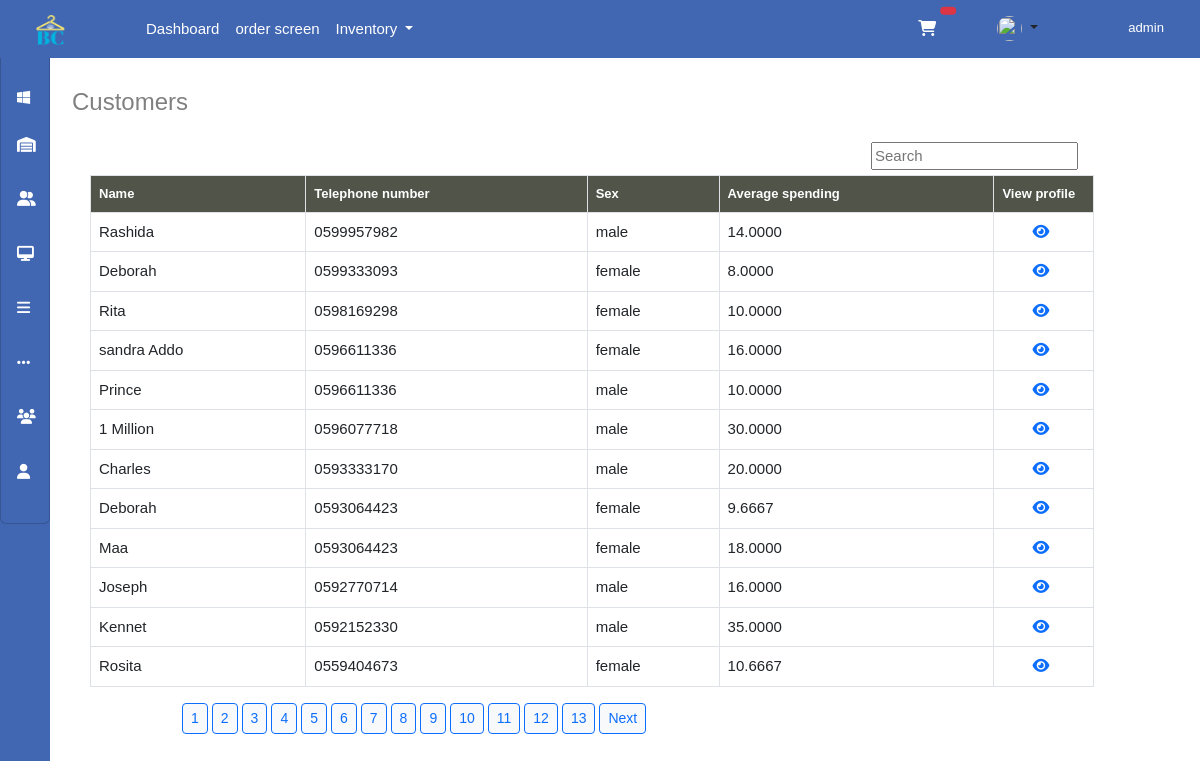
Page /admin/customers.php (signed in) on the committed database.
### tables this page shows
CREATE TABLE `orderitems` (
  `id` int(255) NOT NULL,
  `order_id` varchar(255) NOT NULL,
  `item` varchar(255) NOT NULL,
  `quantity` int(255) NOT NULL,
  `customer` varchar(255) NOT NULL,
  `telephone` varchar(255) NOT NULL,
  `sex` varchar(255) NOT NULL,
  `paymethod` varchar(255) NOT NULL,
  `ExpressAmount` int(255) NOT NULL,
  `price` int(255) NOT NULL,
  `total` int(255) NOT NULL,
  `initialPayment` int(255) NOT NULL,
  `order_date` timestamp NOT NULL DEFAULT current_timestamp(),
  `servedby` varchar(255) NOT NULL,
  `Dates` varchar(255) NOT NULL,
  `completed` int(255) NOT NULL,
  `completed_date` varchar(255) NOT NULL,
  `Amount_due` int(11) GENERATED ALWAYS AS (`total` - `initialPayment`) VIRTUAL
);

### admin/customers.php (the view, shortened to what this page needs)
<?php
include_once('../dbconfig/config.php');
$page = 1;
if (isset($_GET['page'])) {
  $page = $_GET['page'];
} else {
  $page = 1;
}
$start_from = ($page - 1) * 12;
$num_per_page = 12;
$searchValue = '';
$sql = "SELECT DISTINCT customer, id, sex, telephone, AVG(price) AS average_spending FROM orderitems WHERE customer LIKE '%$searchValue%' GROUP BY customer, telephone ORDER BY telephone DESC LIMIT $start_from, $num_per_page";
$res = mysqli_query($conn, $sql);
$total_rows_sql = "SELECT COUNT(DISTINCT customer, telephone) AS total FROM orderitems WHERE customer LIKE '%$searchValue%'";
$total_rows_result = mysqli_query($conn, $total_rows_sql);
$total_rows_row = mysqli_fetch_assoc($total_rows_result);
$total_rows = $total_rows_row['total'];
$total_pages = ceil($total_rows / $num_per_page);
?>
<!DOCTYPE html>
<html>
<head>
  <link rel="stylesheet" type="text/css" href="../bootstrap/bootstrap.css">
  <link rel="stylesheet" type="text/css" href="../fonts/all.css">
</head>
<body>
  <?php include_once('../includes/navbar.php') ?>
  <div class="container">
    <h4 style=" margin:30px; color: grey;">Customers</h4>
  </div>
  <div class="container">
    <input type="text" name="search" class="search" placeholder="Search" id="searchInput" value="<?php echo $searchValue; ?>" onkeyup="startSearchTimer()">
    <table class="table table-bordered fw-semilight ms-5 tab-1">
      <thead>
        <tr>
          <th scope="col">Name</th>
          <th scope="col">Telephone number</th>
          <th scope="col">Sex</th>
          <th scope="col">Average spending</th>
          <th scope="col" style="width: 100px">View profile</th>
        </tr>
      </thead>
      <tbody>
        <?php
        while ($rows = mysqli_fetch_assoc($res)) {
        ?>
          <tr>
            <td><?php echo $rows['customer'] ?></td>
            <td><?php echo $rows['telephone'] ?></td>
            <td><?php echo $rows['sex'] ?></td>
            <td><?php echo $rows['average_spending'] ?></td>
            <td><a href="customers.php?id=<?php echo $rows['id']; ?>"><i title="view" class="fa-solid fa-eye"></i></a></td>
          </tr>
        <?php } ?>
      </tbody>
    </table>
  </div>
  <?php
  for ($i = 1; $i <= $total_pages; $i++) {
    echo "<a class='btn-sm btnlink btn btn-primary text-primary bg-light' href='customers.php?page=$i'>$i</a>";
  }
  if ($page < $total_pages) {
    echo "<a class='btn btn-sm btnlink btn-primary text-primary bg-light' href='customers.php?page=" . ($page + 1) . "'>Next</a>";
  }
  ?>
</body>
</html>

### admin/customers.php (style rules this page uses)
body { font-family: sans-serif; font-size: 15px; margin: 0; padding: 0; }
.table { max-width: 90%; }
.table thead { background-color: #515448; color: white; font-size: 13px; }
.fa-eye { margin-left: 30px; }
.btnlink { position: relative; left: 180px; margin: 2px; bottom: 2px; }
#searchInput { float: right; display: flex; position: relative; top: -5px; right: 80px; outline: none; }

### includes/navbar.php (style rules this page uses)
body { font-family: sans-serif; font-size: 15px; margin: 0; padding: 0; }

### rows in the picture
orderitems: customer "Rashida", telephone "0599957982", sex "male", average_spending "14.0000"
orderitems: customer "Deborah", telephone "0599333093", sex "female", average_spending "8.0000"
orderitems: customer "Rita", telephone "0598169298", sex "female", average_spending "10.0000"
orderitems: customer "sandra Addo", telephone "0596611336", sex "female", average_spending "16.0000"
orderitems: customer "Prince", telephone "0596611336", sex "male", average_spending "10.0000"
orderitems: customer "1 Million", telephone "0596077718", sex "male", average_spending "30.0000"
orderitems: customer "Charles", telephone "0593333170", sex "male", average_spending "20.0000"
orderitems: customer "Deborah", telephone "0593064423", sex "female", average_spending "9.6667"
orderitems: customer "Maa", telephone "0593064423", sex "female", average_spending "18.0000"
orderitems: customer "Joseph", telephone "0592770714", sex "male", average_spending "16.0000"
orderitems: customer "Kennet", telephone "0592152330", sex "male", average_spending "35.0000"
orderitems: customer "Rosita", telephone "0559404673", sex "female", average_spending "10.6667"

### other values in the picture
$_SESSION['user'] "admin"
